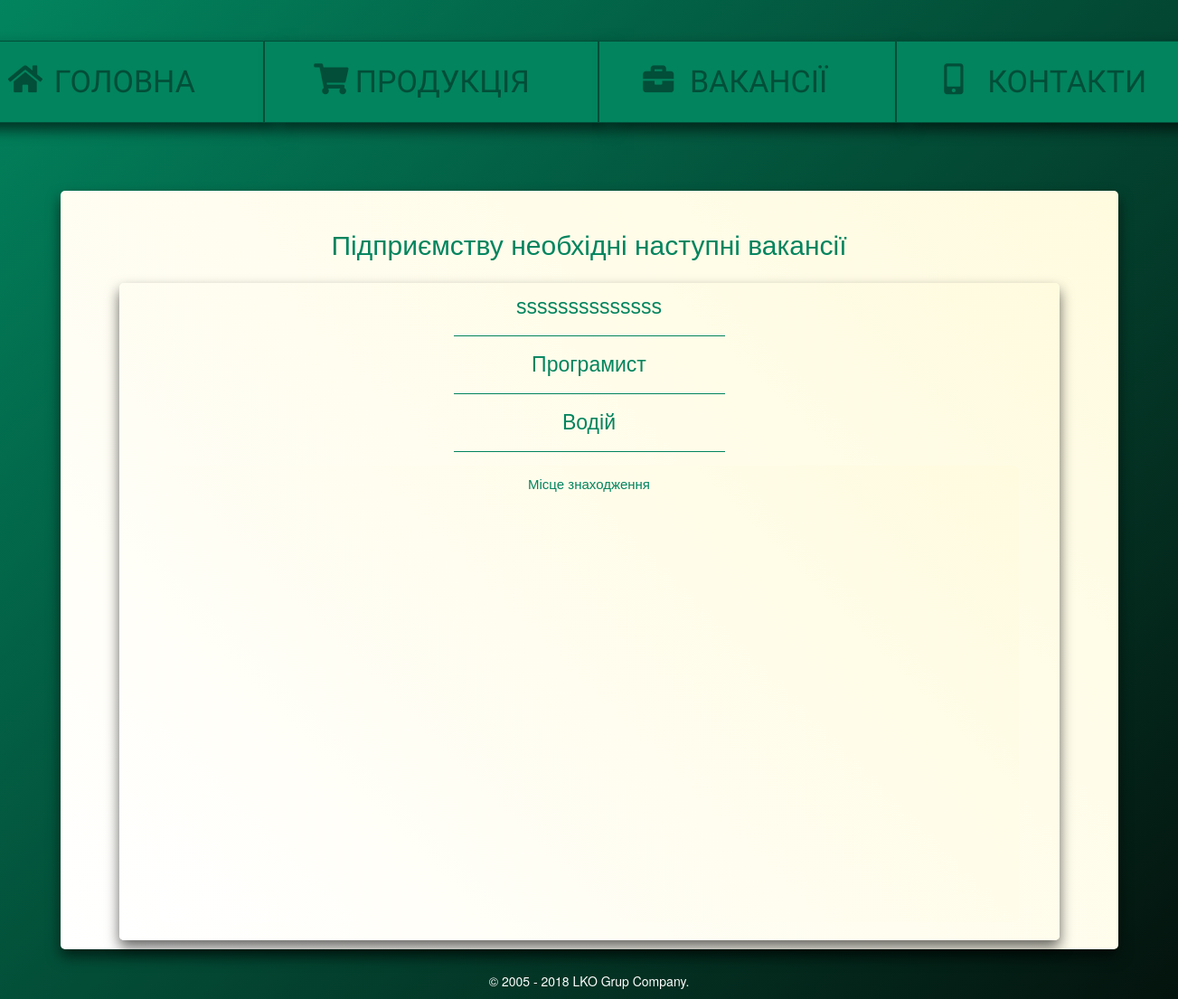
Screenshot of /vacancy_zhitomir/ with the database file from the repository.
### main/models.py (models this page shows)
class VacancyZhitomir(models.Model):
	name_vacancy = models.CharField(max_length=300, blank=True, null=True, default=None)
	text = RichTextField(blank = True, null = True, default = None)
	date = models.DateTimeField(auto_now_add = True, auto_now = False)
	class Meta:
		verbose_name = 'Вакансию'
		verbose_name_plural = 'Вакансии Житомир'

### main/views.py (the view)
# urls.py: url(r'^vacancy_zhitomir/$', views.vacancy_zhitomir, name ='vacancy_zhitomir'),
def vacancy_zhitomir(request):
	args = {}
	args['vacancys'] = VacancyZhitomir.objects.order_by('-date')
	return render_to_response('vacancy_zhitomir.html', args)

### templates/vacancy_zhitomir.html
{% extends 'main.html' %}
{% load staticfiles %}
{% block main %}
<div class="muClass1" >
    <div class="container marketing">
      <div class="row">
        <div class="col-lg-12" style="box-shadow: 0 8px 15px rgba(0, 0, 0, .6); border-radius: 5px 5px 5px 5px; padding-top: 20px; background: linear-gradient(45deg,#ffffff, #fffbdf);">
        <div class="row">
           <div class="col-lg-12" style="padding-top: 20px">
             <p style="color: #02845e; text-align: center; font-size: 30px; font-family: Bitter,Helvetica,Arial,sans-serif;">Підприємству необхідні наступні вакансії</p>
            </div>
          </div>
        <div class="myClass7">
        <div class="row">
        {% for vacancy in vacancys %}
              <div class="row">
                <div class="col-lg-12">
                  <p style="margin: 0px 15px 0px 15px; font-family: Bitter,Helvetica,Arial,sans-serif; font-size: 23px; text-align: center;"><a style="color: #02845e" href="{% url 'get_vacancy_zhitomir' vacancy.id %}"> {{ vacancy.name_vacancy }}</a></p>
                </div>
              </div>
            <hr class="featurette-divider" style="border-color: #02845e; margin: 15px 375px 15px 375px;">
          {% endfor %}
        <div class="myClass7" style="box-shadow: 0 0 0 0 rgba(0, 0, 0, 0);">
        	<div class="row">
        		<div class="col-lg-12">
        			<p style="color: #02845e; text-align: center; font-family: Bitter,Helvetica,Arial,sans-serif; font-size: 15px;"> Місце знаходження</p>
        		</div>
        	</div>
            <div class="row">
            	<div class="col-lg-12">
                 <iframe src="https://www.google.com/maps/embed?pb=!1m18!1m12!1m3!1d2552.109886881041!2d28.70764431543033!3d50.23385197944608!2m3!1f0!2f0!3f0!3m2!1i1024!2i768!4f13.1!3m3!1m2!1s0x472c630db23c7f1d%3A0x743d4db611b9c225!2sKurola%2C+Ooo!5e0!3m2!1sru!2sua!4v1530703559545" width="100%" height="450" frameborder="0" style="border:0" allowfullscreen></iframe>
                </div>
            </div>
        </div>
       </div>
      </div>
    </div>
       </div>
   </div>
{% endblock %}

### rows the page displays
VacancyZhitomir: name_vacancy "ssssssssssssss"
VacancyZhitomir: name_vacancy "Програмист"
VacancyZhitomir: name_vacancy "Водій"
